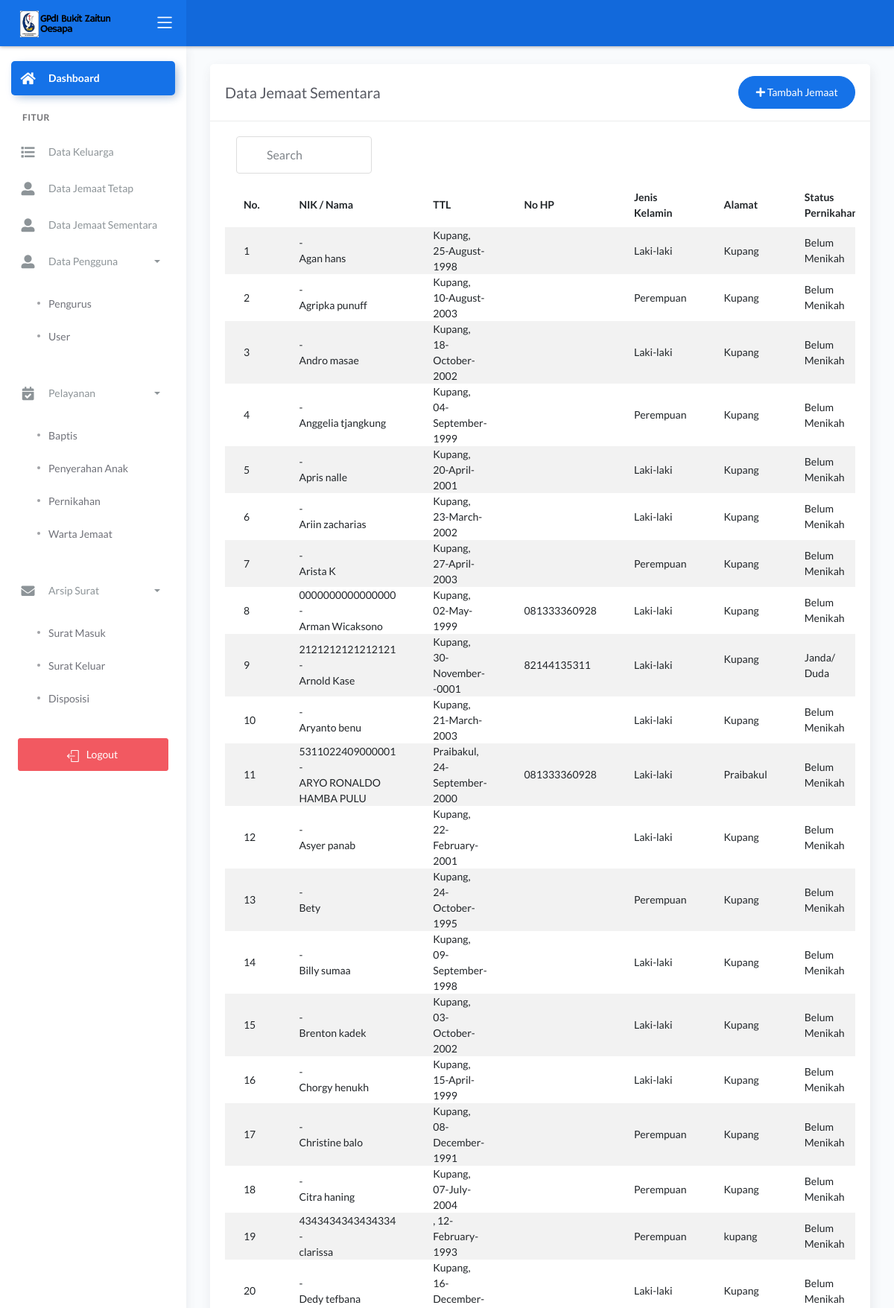
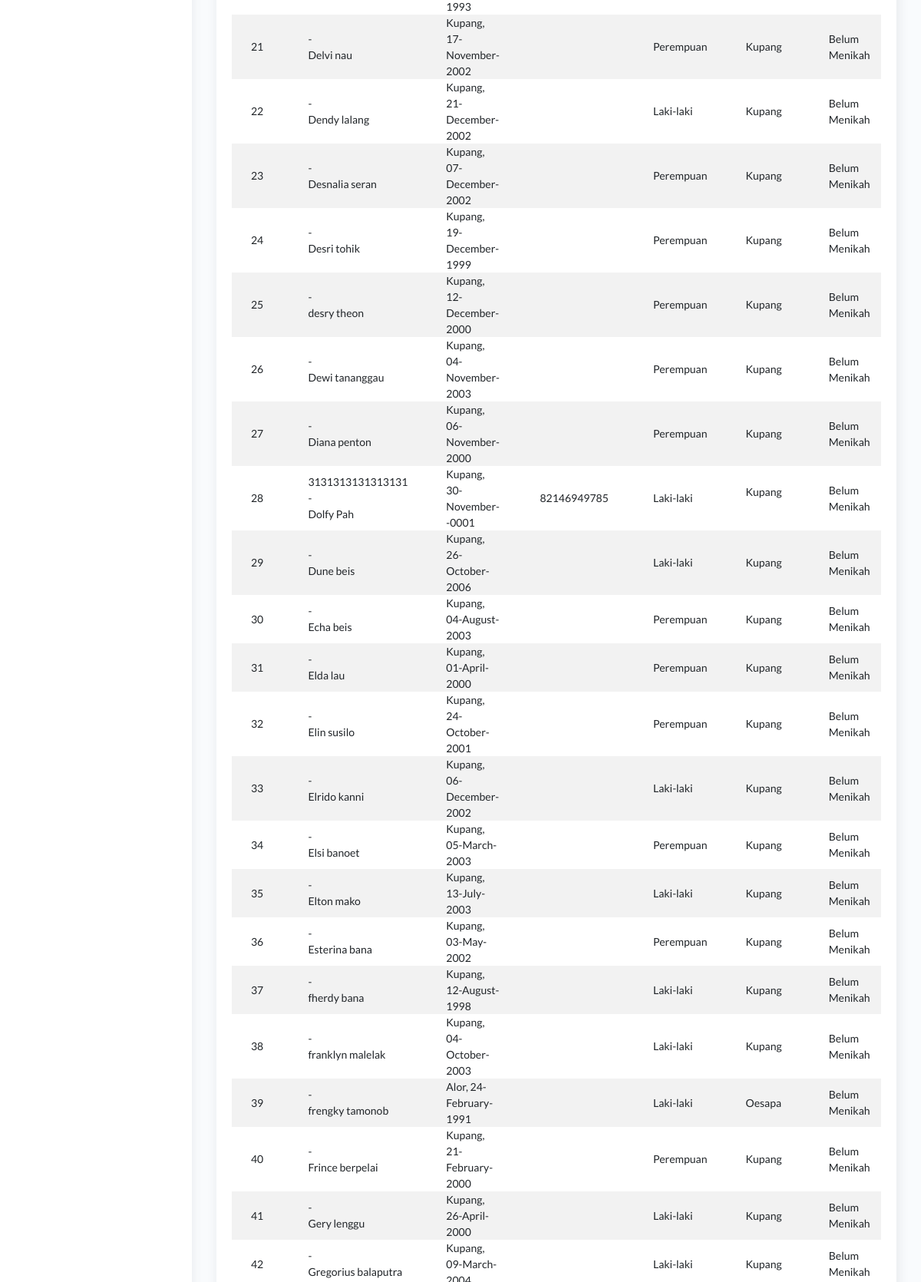
The app's page /dashboard/main2.php?halaman=tampil_jemaat_sementara (signed in, upper part) with its own data (2 pictures, top to bottom).
### tables this page shows
CREATE TABLE `jemaat` (
  `id_jemaat` int(11) NOT NULL,
  `tanggal_pendaftaran` date DEFAULT NULL,
  `nik` varchar(16) DEFAULT NULL,
  `nama` varchar(50) NOT NULL,
  `tempat_lahir` varchar(20) NOT NULL,
  `tanggal_lahir` date NOT NULL,
  `no_hp` varchar(12) NOT NULL,
  `jenis_kelamin` enum('Laki-laki','Perempuan') NOT NULL,
  `alamat` text NOT NULL,
  `status_j` int(11) NOT NULL,
  `ket` varchar(10) NOT NULL,
  `username` varchar(20) NOT NULL,
  `password` varchar(20) NOT NULL,
  `baptis` int(11) NOT NULL,
  `penyerahan` int(11) NOT NULL,
  `pernikahan` int(11) NOT NULL
);

### dashboard/tampil_jemaat_sementara.php (the view, shortened to what this page needs)
<?php include '../konek.php'; ?>
<link href="css/sweetalert.css" rel="stylesheet" type="text/css">
<div class="page-inner">
    <div class="row">
        <div class="col-md-12">
            <div class="card">
                <div class="card-header">
                    <div class="d-flex align-items-center">
                        <h4 class="card-title">Data Jemaat Sementara</h4>
                        <a href="?halaman=tambah_jemaat_sementara" class="btn btn-primary btn-round ml-auto">
                            <i class="fa fa-plus"></i>
                            Tambah Jemaat
                        </a>
                    </div>
                </div>
                <div class="card-body">
                    <div class="d-flex align-items-center col-md-3">
                    <input class="form-control" type="text" id="myInput" onkeyup="myFunction()" placeholder="Search" title="Type in a name">
                    </div>
                    <form action="">
                        <div class="table-responsive">
                            <table id="add" class="display table table-striped table-hover">
                                <thead>
                                    <tr>
                                        <th>No.</th>
                                        <th>NIK / Nama</th>
                                        <th>TTL</th>
                                        <th>No HP</th>
                                        <th>Jenis Kelamin</th>
                                        <th>Alamat</th>
                                        <th>Status Pernikahan</th>
                                    </tr>
                                </thead>
                                <tbody>
                                    <?php
                                    $no = 1;
                                    $tampil = "SELECT * FROM jemaat where status_j > 0 and ket = 0 ORDER BY nama ASC";
                                    $query = mysqli_query($konek, $tampil);
                                    while ($data = mysqli_fetch_array($query, MYSQLI_BOTH)) {
                                        $username = $data['nik'];
                                        $nama = $data['nama'];
                                        $tempat = $data['tempat_lahir'];
                                        $tanggal = $data['tanggal_lahir'];
                                        $no_hp = $data['no_hp'];
                                        $alamat = $data['alamat'];
                                        $jekel = $data['jenis_kelamin'];
                                        $pernikahan = $data['pernikahan'];
                                        $tanggal_lahir = date("d-F-Y", strtotime($tanggal));
                                        if ($pernikahan == 0) {
                                            $tmp = "Belum Menikah";
                                        }else if($pernikahan == 1){
                                            $tmp = "Menikah";
                                        }else {
                                            $tmp= "Janda/ Duda";
                                        }
                                    ?>
                                        <tr>
                                            <td><?php echo $no++; ?></td>
                                            <td><?php echo $username . ' -<br> ' . $nama; ?></td>
                                            <td><?php echo $tempat . ", " . $tanggal_lahir; ?></td>
                                            <td><?php echo $no_hp; ?></td>
                                            <td><?php echo $jekel; ?></td>
                                            <td><?php echo $alamat; ?></td>
                                            <td><?php echo $tmp; ?></td>
                                        </tr>
                                    <?php
                                    }
                                    ?>
                                </tbody>
                            </table>
                        </div>
                    </form>
                </div>
            </div>
        </div>
    </div>
</div>

### assets/css/demo.css (style rules this page uses)
#myInput { background-image: url('/css/searchicon.png'); background-position: 10px 10px; background-repeat: no-repeat; width: 100%; font-size: 16px; padding: 12px 20px 12px 40px; border: 1px solid #ddd; margin-bottom: 12px; }

### records on screen
jemaat: nama "Agan hans", tempat_lahir "Kupang", tanggal_lahir "25-August-1998", jenis_kelamin "Laki-laki", alamat "Kupang", pernikahan "Belum Menikah"
jemaat: nama "Agripka punuff", tempat_lahir "Kupang", tanggal_lahir "10-August-2003", jenis_kelamin "Perempuan", alamat "Kupang", pernikahan "Belum Menikah"
jemaat: nama "Andro masae", tempat_lahir "Kupang", tanggal_lahir "18-October-2002", jenis_kelamin "Laki-laki", alamat "Kupang", pernikahan "Belum Menikah"
jemaat: nama "Anggelia tjangkung", tempat_lahir "Kupang", tanggal_lahir "04-September-1999", jenis_kelamin "Perempuan", alamat "Kupang", pernikahan "Belum Menikah"
jemaat: nama "Apris nalle", tempat_lahir "Kupang", tanggal_lahir "20-April-2001", jenis_kelamin "Laki-laki", alamat "Kupang", pernikahan "Belum Menikah"
jemaat: nama "Ariin zacharias", tempat_lahir "Kupang", tanggal_lahir "23-March-2002", jenis_kelamin "Laki-laki", alamat "Kupang", pernikahan "Belum Menikah"
jemaat: nama "Arista K", tempat_lahir "Kupang", tanggal_lahir "27-April-2003", jenis_kelamin "Perempuan", alamat "Kupang", pernikahan "Belum Menikah"
jemaat: nik "0000000000000000", nama "Arman Wicaksono", tempat_lahir "Kupang", tanggal_lahir "02-May-1999", no_hp "081333360928", jenis_kelamin "Laki-laki", alamat "Kupang", pernikahan "Belum Menikah"
jemaat: nik "2121212121212121", nama "Arnold Kase", tempat_lahir "Kupang", tanggal_lahir "30-November--0001", no_hp "82144135311", jenis_kelamin "Laki-laki", alamat "Kupang", pernikahan "Janda/ Duda"
jemaat: nama "Aryanto benu", tempat_lahir "Kupang", tanggal_lahir "21-March-2003", jenis_kelamin "Laki-laki", alamat "Kupang", pernikahan "Belum Menikah"
jemaat: nik "5311022409000001", nama "ARYO RONALDO HAMBA PULU", tempat_lahir "Praibakul", tanggal_lahir "24-September-2000", no_hp "081333360928", jenis_kelamin "Laki-laki", alamat "Praibakul", pernikahan "Belum Menikah"
jemaat: nama "Asyer panab", tempat_lahir "Kupang", tanggal_lahir "22-February-2001", jenis_kelamin "Laki-laki", alamat "Kupang", pernikahan "Belum Menikah"
jemaat: nama "Bety", tempat_lahir "Kupang", tanggal_lahir "24-October-1995", jenis_kelamin "Perempuan", alamat "Kupang", pernikahan "Belum Menikah"
jemaat: nama "Billy sumaa", tempat_lahir "Kupang", tanggal_lahir "09-September-1998", jenis_kelamin "Laki-laki", alamat "Kupang", pernikahan "Belum Menikah"
jemaat: nama "Brenton kadek", tempat_lahir "Kupang", tanggal_lahir "03-October-2002", jenis_kelamin "Laki-laki", alamat "Kupang", pernikahan "Belum Menikah"
jemaat: nama "Chorgy henukh", tempat_lahir "Kupang", tanggal_lahir "15-April-1999", jenis_kelamin "Laki-laki", alamat "Kupang", pernikahan "Belum Menikah"
jemaat: nama "Christine balo", tempat_lahir "Kupang", tanggal_lahir "08-December-1991", jenis_kelamin "Perempuan", alamat "Kupang", pernikahan "Belum Menikah"
jemaat: nama "Citra haning", tempat_lahir "Kupang", tanggal_lahir "07-July-2004", jenis_kelamin "Perempuan", alamat "Kupang", pernikahan "Belum Menikah"
jemaat: nik "4343434343434334", nama "clarissa", tanggal_lahir "12-February-1993", jenis_kelamin "Perempuan", alamat "kupang", pernikahan "Belum Menikah"
jemaat: nama "Dedy tefbana", tempat_lahir "Kupang", tanggal_lahir "16-December-1993", jenis_kelamin "Laki-laki", alamat "Kupang", pernikahan "Belum Menikah"
jemaat: nama "Delvi nau", tempat_lahir "Kupang", tanggal_lahir "17-November-2002", jenis_kelamin "Perempuan", alamat "Kupang", pernikahan "Belum Menikah"
jemaat: nama "Dendy lalang", tempat_lahir "Kupang", tanggal_lahir "21-December-2002", jenis_kelamin "Laki-laki", alamat "Kupang", pernikahan "Belum Menikah"
jemaat: nama "Desnalia seran", tempat_lahir "Kupang", tanggal_lahir "07-December-2002", jenis_kelamin "Perempuan", alamat "Kupang", pernikahan "Belum Menikah"
jemaat: nama "Desri tohik", tempat_lahir "Kupang", tanggal_lahir "19-December-1999", jenis_kelamin "Perempuan", alamat "Kupang", pernikahan "Belum Menikah"
jemaat: nama "desry theon", tempat_lahir "Kupang", tanggal_lahir "12-December-2000", jenis_kelamin "Perempuan", alamat "Kupang", pernikahan "Belum Menikah"
jemaat: nama "Dewi tananggau", tempat_lahir "Kupang", tanggal_lahir "04-November-2003", jenis_kelamin "Perempuan", alamat "Kupang", pernikahan "Belum Menikah"
jemaat: nama "Diana penton", tempat_lahir "Kupang", tanggal_lahir "06-November-2000", jenis_kelamin "Perempuan", alamat "Kupang", pernikahan "Belum Menikah"
jemaat: nik "3131313131313131", nama "Dolfy Pah", tempat_lahir "Kupang", tanggal_lahir "30-November--0001", no_hp "82146949785", jenis_kelamin "Laki-laki", alamat "Kupang", pernikahan "Belum Menikah"
jemaat: nama "Dune beis", tempat_lahir "Kupang", tanggal_lahir "26-October-2006", jenis_kelamin "Laki-laki", alamat "Kupang", pernikahan "Belum Menikah"
jemaat: nama "Echa beis", tempat_lahir "Kupang", tanggal_lahir "04-August-2003", jenis_kelamin "Perempuan", alamat "Kupang", pernikahan "Belum Menikah"
jemaat: nama "Elda lau", tempat_lahir "Kupang", tanggal_lahir "01-April-2000", jenis_kelamin "Perempuan", alamat "Kupang", pernikahan "Belum Menikah"
jemaat: nama "Elin susilo", tempat_lahir "Kupang", tanggal_lahir "24-October-2001", jenis_kelamin "Perempuan", alamat "Kupang", pernikahan "Belum Menikah"
jemaat: nama "Elrido kanni", tempat_lahir "Kupang", tanggal_lahir "06-December-2002", jenis_kelamin "Laki-laki", alamat "Kupang", pernikahan "Belum Menikah"
jemaat: nama "Elsi banoet", tempat_lahir "Kupang", tanggal_lahir "05-March-2003", jenis_kelamin "Perempuan", alamat "Kupang", pernikahan "Belum Menikah"
jemaat: nama "Elton mako", tempat_lahir "Kupang", tanggal_lahir "13-July-2003", jenis_kelamin "Laki-laki", alamat "Kupang", pernikahan "Belum Menikah"
jemaat: nama "Esterina bana", tempat_lahir "Kupang", tanggal_lahir "03-May-2002", jenis_kelamin "Perempuan", alamat "Kupang", pernikahan "Belum Menikah"
jemaat: nama "fherdy bana", tempat_lahir "Kupang", tanggal_lahir "12-August-1998", jenis_kelamin "Laki-laki", alamat "Kupang", pernikahan "Belum Menikah"
jemaat: nama "franklyn malelak", tempat_lahir "Kupang", tanggal_lahir "04-October-2003", jenis_kelamin "Laki-laki", alamat "Kupang", pernikahan "Belum Menikah"
jemaat: nama "frengky tamonob", tempat_lahir "Alor", tanggal_lahir "24-February-1991", jenis_kelamin "Laki-laki", alamat "Oesapa", pernikahan "Belum Menikah"
jemaat: nama "Frince berpelai", tempat_lahir "Kupang", tanggal_lahir "21-February-2000", jenis_kelamin "Perempuan", alamat "Kupang", pernikahan "Belum Menikah"
jemaat: nama "Gery lenggu", tempat_lahir "Kupang", tanggal_lahir "26-April-2000", jenis_kelamin "Laki-laki", alamat "Kupang", pernikahan "Belum Menikah"
jemaat: nama "Gregorius balaputra", tempat_lahir "Kupang", jenis_kelamin "Laki-laki", alamat "Kupang", pernikahan "Belum Menikah"
